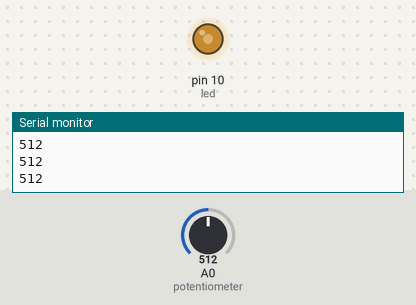
Recording of a sketch running on a simulated Arduino Uno, built with avr-gcc and run on an emulated ATmega328P. On the bench: output pins drawn as LEDs (lit = HIGH), the last lines printed to the serial monitor. The test bench sets the inputs (shaded band); at power-on: A0 (potentiometer) = 512.

Above: at 1.2 s.
1.3 s: A0 (potentiometer) set to 716
At 2.5 s:
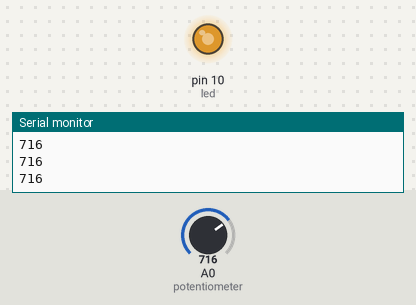
2.8 s: A0 (potentiometer) set to 900
At 3.9 s:
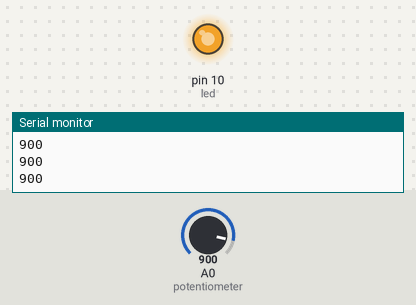
4.3 s: A0 (potentiometer) set to 122
At 5.0 s:
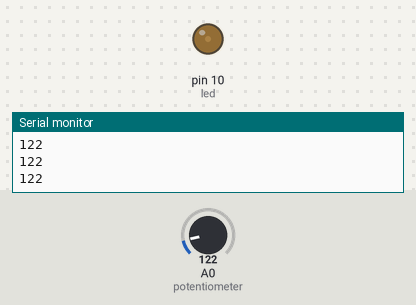
5.8 s: A0 (potentiometer) set to 0
At 6.2 s:
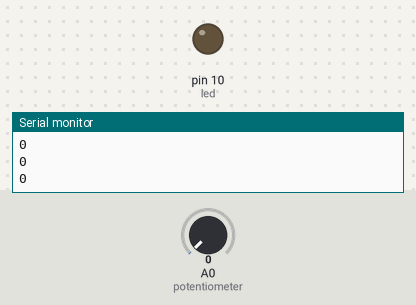
Timing chart, 0 to 8.3 s (numbered marks = the images above; inputs shaded):
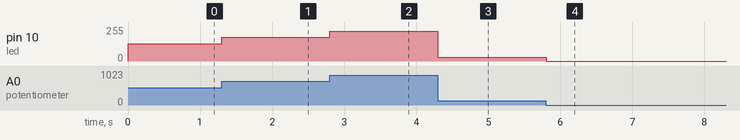

Measured:
- after the input at 1.3 s, pin 10 (led): 128/255 → 179/255 at once
- after the input at 2.8 s, pin 10 (led): 179/255 → 225/255 at once
- after the input at 4.3 s, pin 10 (led): 225/255 → 30/255 at once
- after the input at 5.8 s, pin 10 (led): 30/255 → 0/255 at once

The sketch:

Analog_output_Input.ino
```cpp
const int led = 10;
const int potentiometer = A0;
int value;
int brightness;


void setup() {
  pinMode(led, OUTPUT);
  Serial.begin(9600);
}

void loop() {

  //analogWrite(led, 0);
  //analogWrite(led, 50);
  //analogWrite(led, 255);

//  for(brightness=0; brightness<=255; brightness+=5){
//    analogWrite(led, brightness);
//    delay(50);
//  }
//  for(brightness=255; brightness>=0; brightness-=5){
//    analogWrite(led, brightness);
//    delay(50);
//  }

  value = analogRead(potentiometer);
  analogWrite(led, value/4);
  Serial.println(value);

}
```
